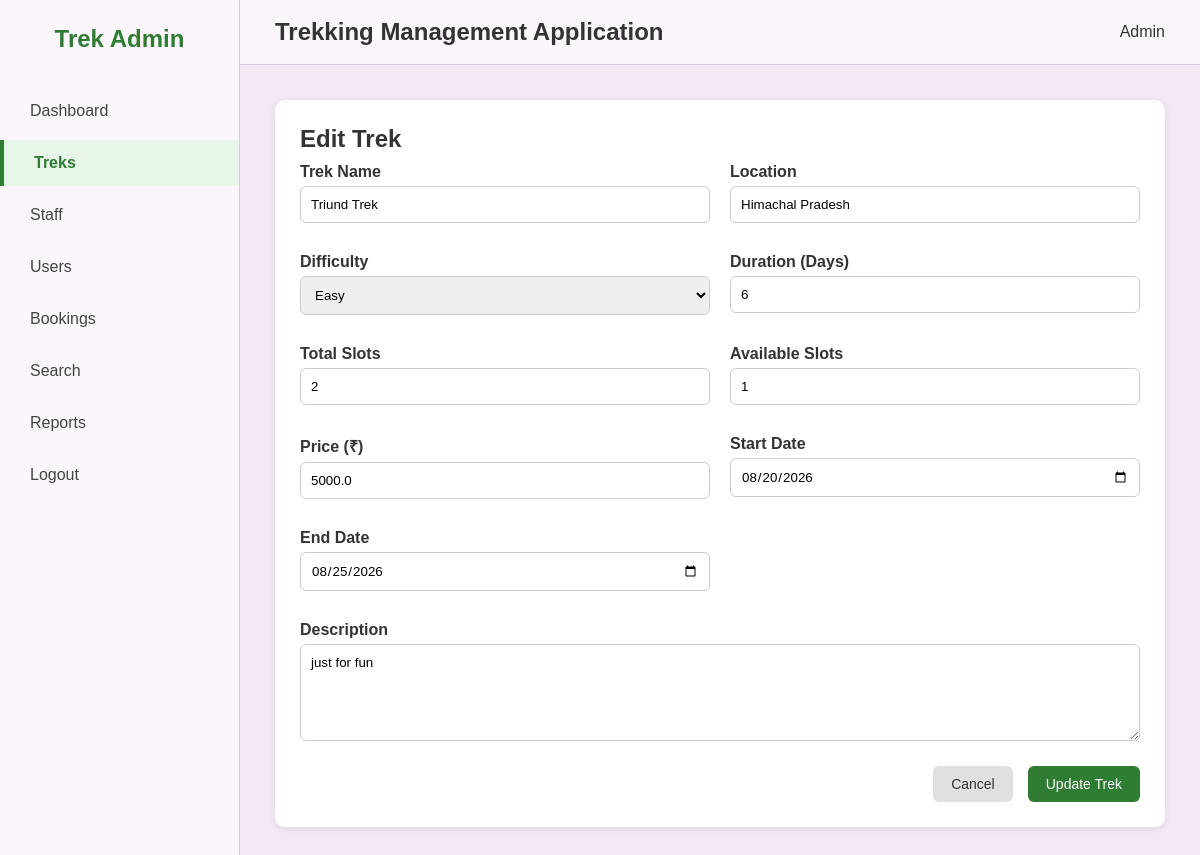
Screenshot of /admin/trek/edit/1 (signed in) with the database file from the repository.
### models/models.py (models this page shows)
class Trek(db.Model):
    __tablename__='treks'
    id=db.Column(db.Integer,primary_key=True)
    name=db.Column(db.String(100),nullable=False)
    location=db.Column(db.String(150),nullable=False)
    difficulty=db.Column(db.String(20),nullable=False)         #easy/moderate/hard
    duration_days=db.Column(db.Integer,nullable=False)
    total_slots=db.Column(db.Integer,nullable=False)
    available_slots=db.Column(db.Integer,nullable=False)
    assigned_staff_id=db.Column(db.Integer,db.ForeignKey('users.id'), nullable=True)
    status=db.Column(db.String(20),default='pending')              #pending/approved/Open/Closed/Completed
    start_date=db.Column(db.Date,nullable=False)
    end_date=db.Column(db.Date,nullable=False)
    description=db.Column(db.Text,default='')
    price=db.Column(db.Float,default=0.0)
    created_at=db.Column(db.DateTime,default=datetime.utcnow)
    assigned_staff=db.relationship('User',foreign_keys=[assigned_staff_id],backref='assigned_treks')
    bookings=db.relationship('Booking',backref='trek',lazy=True)

### controllers/admin_controller.py (the view, shortened to what this page needs)
    @app.route('/admin/trek/edit/<int:trek_id>',methods=['GET', 'POST'])
    @login_required
    @role_required('admin')
    def edit_trek(trek_id):
        trek=Trek.query.get_or_404(trek_id)
        return render_template('admin/edit_trek.html',trek=trek)

### templates/admin/edit_trek.html (shortened to what this page needs)
{% extends "base.html" %}
{% block content %}
<div class="dashboard-container">
    <aside class="sidebar">
        <h2 class="logo"> Trek Admin</h2>
        <ul>
            <li><a href="{{ url_for('admin_dashboard') }}">Dashboard</a></li>
            <li class="active">
                <a href="{{ url_for('admin_view_treks') }}">Treks</a>
            </li>
            <li><a href="{{ url_for('view_staff') }}">Staff</a></li>
            <li><a href="{{ url_for('view_users') }}">Users</a></li>
            <li><a href="{{ url_for('view_bookings') }}">Bookings</a></li>
            <li><a href="{{ url_for('search') }}">Search</a></li>
            <li><a href="{{ url_for('trekking_history') }}">Reports</a></li>
            <li><a href="{{ url_for('logout') }}">Logout</a></li>
        </ul>
    </aside>
    <div class="main-content">
        <header class="topbar">
            <h2>Trekking Management Application</h2>
            <div class="admin-info">
                 Admin
            </div>
        </header>
        <div class="content">
            <div class="form-card">
                <h2>Edit Trek</h2>
                <form method="POST">
                    <div class="form-grid">
                        <div class="form-group">
                            <label>Trek Name</label>
                            <input
                                type="text"
                                name="name"
                                value="{{ trek.name }}"
                                required>
                        </div>
                        <div class="form-group">
                            <label>Location</label>
                            <input
                                type="text"
                                name="location"
                                value="{{ trek.location }}"
                                required>
                        </div>
                        <div class="form-group">
                            <label>Difficulty</label>
                            <select name="difficulty" required>
                                <option value="Easy"
                                {% if trek.difficulty=="Easy" %}selected{% endif %}>
                                    Easy
                                </option>
                            </select>
                        </div>
                        <div class="form-group">
                            <label>Duration (Days)</label>
                            <input
                                type="number"
                                name="duration_days"
                                value="{{ trek.duration_days }}"
                                required>
                        </div>
                        <div class="form-group">
                            <label>Total Slots</label>
                            <input
                                type="number"
                                name="total_slots"
                                value="{{ trek.total_slots }}"
                                required>
                        </div>
                        <div class="form-group">
                            <label>Available Slots</label>
                            <input
                                type="number"
                                name="available_slots"
                                value="{{ trek.available_slots }}"
                                required>
                        </div>
                        <div class="form-group">
                            <label>Price (₹)</label>
                            <input
                                type="number"
                                name="price"
                                value="{{ trek.price }}"
                                required>
                        </div>
                        <div class="form-group">
                            <label>Start Date</label>
                            <input
                                type="date"
                                name="start_date"
                                value="{{ trek.start_date }}"
                                required>
                        </div>
                        <div class="form-group">
                            <label>End Date</label>
                            <input
                                type="date"
                                name="end_date"
                                value="{{ trek.end_date }}"
                                required>
                        </div>
                        <div class="form-group full-width">
                            <label>Description</label>
                            <textarea
                                name="description"
                                rows="5"
                                required>{{ trek.description }}</textarea>
                        </div>
                    </div>
                    <div class="button-group">
                        <a href="{{ url_for('admin_view_treks') }}"class="cancel-btn">Cancel</a>
                        <button
                            type="submit"
                            class="save-btn">
                            Update Trek
                        </button>
                    </div>
                </form>
            </div>
        </div>
    </div>
</div>
{% endblock %}

### static/css/style.css (style rules this page uses)
* { margin:0; padding:0; box-sizing:border-box; font-family:Arial, Helvetica, sans-serif; }
body { background:#F2E9F4; color:#333; }
.dashboard-container { display:flex; min-height:100vh; }
.sidebar { width:240px; background:#FAF6FB; border-right:1px solid #d8c7dd; padding:25px 0; }
.logo { text-align:center; color:#2e7d32; margin-bottom:35px; }
.sidebar ul { list-style:none; }
.sidebar li { margin:6px 0; }
.sidebar a { display:block; padding:14px 30px; text-decoration:none; color:#444; transition:.3s; }
.sidebar li.active a { background:#e8f5e9; color:#2e7d32; font-weight:bold; border-left:4px solid #2e7d32; }
.main-content { flex:1; }
.topbar { display:flex; justify-content:space-between; align-items:center; background:#FAF6FB; padding:18px 35px; border-bottom:1px solid #d8c7dd; }
.content { padding:35px; }
.card, .profile-card, .form-card, .table-box { background:#fff; border-radius:10px; box-shadow:0 2px 10px rgba(0,0,0,.08); }
.profile-card, .form-card, .table-box { padding:25px; margin-bottom:30px; }
.profile-card form, .form-group { display:flex; flex-direction:column; }
.profile-card label, .form-group label { font-weight:bold; margin:10px 0 5px; }
.profile-card input, .form-group input, .form-group textarea, .form-group select, .filter-form input, .filter-form select, .search-form input { padding:10px; border:1px solid #ccc; border-radius:6px; }
.form-grid { display:grid; grid-template-columns:repeat(2,1fr); gap:20px; }
.full-width { grid-column:1/3; }
.filter-form, .search-form, .button-group { display:flex; gap:15px; align-items:center; }
.button-group { justify-content:flex-end; margin-top:25px; }
.form-group textarea { resize:vertical; }
.btn, .save-btn, .cancel-btn, .edit-btn, .delete-btn, .assign-btn { display:inline-block; text-decoration:none; padding:10px 18px; border-radius:6px; font-size:14px; border:none; cursor:pointer; }
.save-btn { background:#2e7d32; color:#fff; }
.cancel-btn { background:#e0e0e0; color:#333; }

### rows the page displays
Trek: name "Triund Trek", location "Himachal Pradesh", difficulty "Easy", duration_days "6", total_slots "2", available_slots "1", price "5000.0", start_date "08/20/2026", end_date "08/25/2026", description "just for fun"
